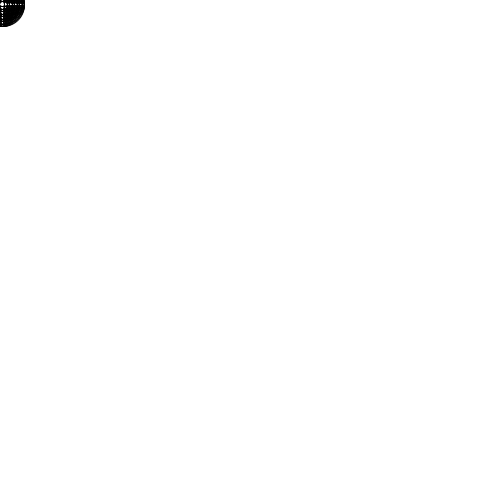
Frame 1 (no input)
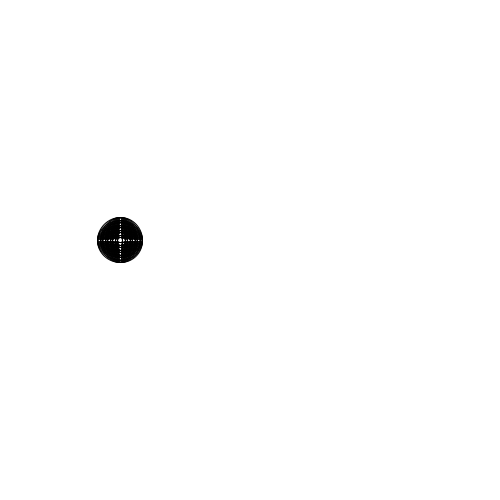
Frame 60 (the mouse pressed at the canvas centre just before this capture)
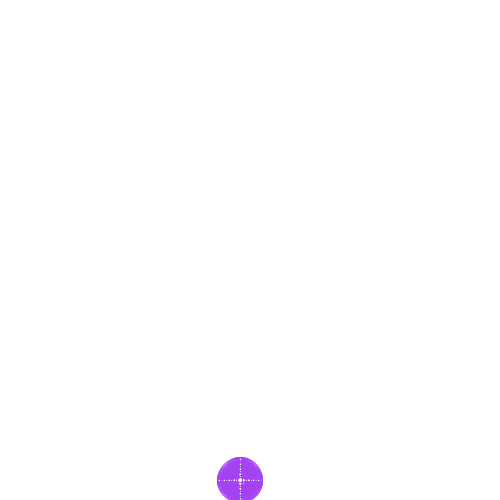
Frame 120 (the mouse held since frame 60 and released just before this capture)

The Processing sketch that drew these frames (run headless with seeded random() and noise(); from frame 60 on, the mouse is pressed at the canvas centre):

// Processing sketch: manuelac0
// ── manuelac0.pde
//Universidad del Desarrollo - Facultad de Diseño - Diseño Digital - 6to semestre - Expresión Digital II - 13.09.2017 - Manuela Larrain O.
//Certamen 1

/* 
 Al procesar mi código, se visualizará una ellipse, de tamaño 5 * i, y 5 * j, 
 que al presionar ‘a’, aumenta su tamaño hasta 50, y al presionar ‘s’, disminuye su tamaño hasta 1. 
 El relleno de esta ellipse, dependerá del for loop ‘i’ y ‘j’. 
 Luego al presionar el mouse, el color de la ellipse, cambia de forma random
 */

int x, y, velx, vely, x1, y1, t, speed; //Declaro las variables de posición, movimiento, y tamaño

void setup() { //Inicio void setup
  size(500, 500); //Tamaño del canvas
  x = 0; //Posición de x
  y = 0; //Posición de y
  x1 = 5; //Tamaño  de x
  y1 = 5; // Tamaño de y
  velx = 2; //Variable de movimiento
  vely = 4; //Variable de movimiento
}  //Cierre void setup

void draw() { //Inicio void draw
  background(255); //Color de fondo blanco
  noFill(); //Sin relleno
  x += velx; //A la posición x se le suma la variable de movimiento y se multiplica por 2
  y += vely; //A la posición y se le suma la variable de movimiento y se multiplica por 2
  x1 += t; //a x1 se le suma t
  y1 += t; //a y1 se le suma t

  // for loop (init, test, update)
  for (int i = 1; i < 10; i = i + 1) { //i se declara como 1, y aumenta 1 hasta llegar a 9
    for (int j = 1; j < 10; j = j + 1) { //j se declara como 1, y aumenta 1 hasta llegar a 9
      println(i); //se imprime el valor de i
      ellipse(x, y, x1 * i, y1 * j); //Ellipse en posición x,y, con diámetro de x1 se multiplica por el resultado de i, e y1 se multiplica por el resultado de j

      //if de movimiento
      if (x > width || x < 1) { //Sí x es mayo a al ancho, ó x es menor a 1 
        velx *=-1; //La variable de movimiento x, se multiplica por -1
      } //cierre del if

      if (y > height || y < 1) { //Sí y es mayo a al ancho, ó y es menor a 1 
        vely *=-1; //La variable de movimiento y, se multiplica por -1
      } //Cierre del if

      // esto nunca ocurre
          //if tamaño
          if (x1 < 0) { //Sí x1 es menor a 0
            x1 = 0; //x1 es igual a 0
          } //Cierre del if
          if (y1 < 0) { //Sí y1 es menor a 0
            y1 = 0;  //y1 es igual a 0
          } //Cierre del if
      // esto nunca ocurre        

      if (x1 > 50 || y1 > 50) { //Sí x1 es mayor a 50, o  y1 es mayor a 50
        x1 = 50; //x1 es igual a 50
        y1 = 50; //y1 es igual a 50
      } //cierre del if

      if ( x1 < 1 || y1 < 1) { //Si x1 es menor a 1, o y1 es menor a 1
        x1 = 1; //x1 es igual a 1
        y1 = 1; //y1 es igual a 1
      } //Cierre del if
    } //cierre del for j
  } //Cierre del for i
} //cierre del void draw

void keyPressed() { //Inicio de keyPressed
  if (key == 'a') { //Sí se aprieta 'a'
    t = 1; //El tamaño va aumentando en 1
  } //cierre if

  if (key == 's') { //Sí se aprieta 's'
    t =-1; //El tamaño va disminuyendo en 1
  } //cierre del if
} //cierre del keyPressed

void mousePressed() { //Inicio mousePressed
  stroke(random(255), random(255), random(255)); //Color del stroke, random
} //Cierre del mousePressed
